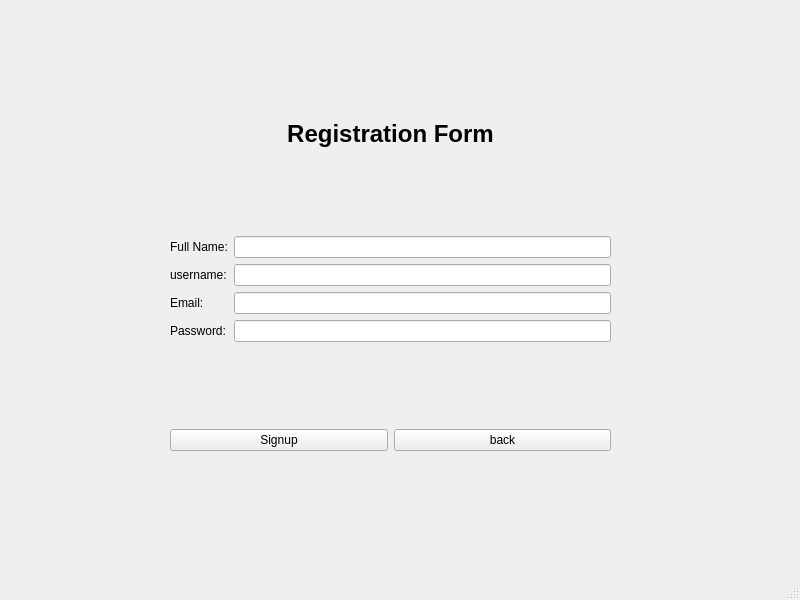
<?xml version="1.0" encoding="UTF-8"?>
<ui version="4.0">
 <class>signupPage</class>
 <widget class="QMainWindow" name="signupPage">
  <property name="geometry">
   <rect>
    <x>0</x>
    <y>0</y>
    <width>800</width>
    <height>600</height>
   </rect>
  </property>
  <property name="windowTitle">
   <string>Signup</string>
  </property>
  <widget class="QWidget" name="centralwidget">
   <widget class="QWidget" name="layoutWidget">
    <property name="geometry">
     <rect>
      <x>170</x>
      <y>120</y>
      <width>441</width>
      <height>331</height>
     </rect>
    </property>
    <layout class="QGridLayout" name="gridLayout">
     <item row="3" column="0">
      <widget class="QLabel" name="usernameLabel">
       <property name="text">
        <string>username:</string>
       </property>
      </widget>
     </item>
     <item row="4" column="1">
      <widget class="QLineEdit" name="emailLineEdit"/>
     </item>
     <item row="2" column="0">
      <widget class="QLabel" name="fullnameLabel">
       <property name="text">
        <string>Full Name:</string>
       </property>
      </widget>
     </item>
     <item row="1" column="1">
      <spacer name="verticalSpacer_2">
       <property name="orientation">
        <enum>Qt::Vertical</enum>
       </property>
       <property name="sizeHint" stdset="0">
        <size>
         <width>17</width>
         <height>31</height>
        </size>
       </property>
      </spacer>
     </item>
     <item row="2" column="1">
      <widget class="QLineEdit" name="fullnameLineEdit"/>
     </item>
     <item row="3" column="1">
      <widget class="QLineEdit" name="usernameLineEdit"/>
     </item>
     <item row="5" column="0">
      <widget class="QLabel" name="passwordLabel">
       <property name="text">
        <string>Password:</string>
       </property>
      </widget>
     </item>
     <item row="7" column="0" colspan="2">
      <layout class="QHBoxLayout" name="horizontalLayout">
       <item>
        <widget class="QPushButton" name="signupBtn">
         <property name="text">
          <string>Signup</string>
         </property>
        </widget>
       </item>
       <item>
        <widget class="QPushButton" name="backBtn">
         <property name="text">
          <string>back</string>
         </property>
        </widget>
       </item>
      </layout>
     </item>
     <item row="4" column="0">
      <widget class="QLabel" name="emailLabel">
       <property name="text">
        <string>Email:</string>
       </property>
      </widget>
     </item>
     <item row="6" column="1">
      <spacer name="verticalSpacer">
       <property name="orientation">
        <enum>Qt::Vertical</enum>
       </property>
       <property name="sizeHint" stdset="0">
        <size>
         <width>20</width>
         <height>40</height>
        </size>
       </property>
      </spacer>
     </item>
     <item row="5" column="1">
      <widget class="QLineEdit" name="passwordLineEdit"/>
     </item>
     <item row="0" column="0" colspan="2">
      <widget class="QLabel" name="registrationFormLabel">
       <property name="font">
        <font>
         <pointsize>18</pointsize>
         <weight>75</weight>
         <bold>true</bold>
        </font>
       </property>
       <property name="text">
        <string>Registration Form</string>
       </property>
       <property name="alignment">
        <set>Qt::AlignCenter</set>
       </property>
      </widget>
     </item>
    </layout>
   </widget>
  </widget>
  <widget class="QStatusBar" name="statusbar"/>
 </widget>
 <resources/>
 <connections/>
</ui>
